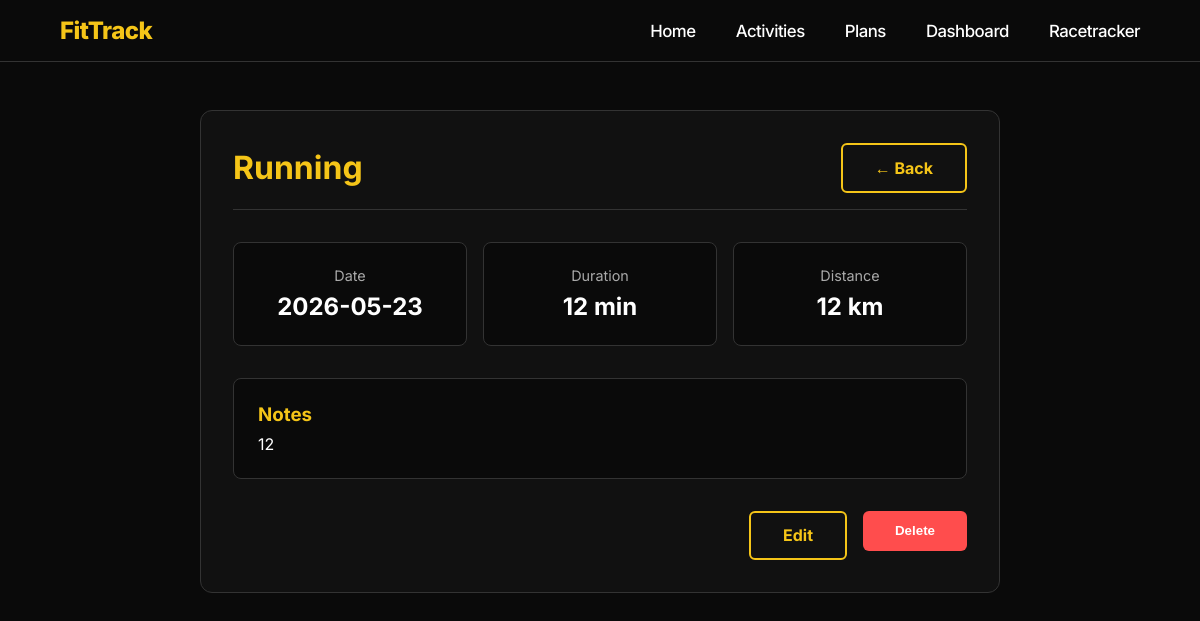
The app's page /activities/a7440071-6572-4ca1-8f5e-7111c76994ad (signed in) with its own data.
### tables this page shows
CREATE TABLE activities (
            id TEXT PRIMARY KEY,
            user_id TEXT NOT NULL,
            type TEXT NOT NULL,
            date TEXT NOT NULL,
            duration INTEGER NOT NULL,
            distance TEXT,
            notes TEXT, route_data TEXT, plan_id TEXT,
            FOREIGN KEY (user_id) REFERENCES users(id)
        );

### routes/activities.py (the view)
@activities.route("/activities/<activity_id>", methods=["GET"])
def view_activity(activity_id):
    if "user_id" not in session:
        return redirect("/login")
    activity = activity_store.get_activity(session["user_id"], activity_id)
    if activity is None:
        return redirect("/activities")
    return render_template(
        "activity_detail.html",
        activity=activity
    )

### data/activity_store.py (called while the page is built)
def get_activity(user_id, activity_id):
    connection = get_connection()
    cursor = connection.cursor()
    row = cursor.execute(
        """
        SELECT * FROM activities
        WHERE user_id = ? AND id = ?
        """,
        (user_id, activity_id)
    ).fetchone()
    connection.close()
    if row is None:
        return None
    return {
        "id": row["id"],
        "user_id": row["user_id"],
        "type": row["type"],
        "date": row["date"],
        "duration": row["duration"],
        "distance": row["distance"],
        "notes": row["notes"],
        "route_data": row["route_data"],
        "plan_id": row["plan_id"],
    }

### data/database.py (called while the page is built)
def get_connection():
    connection = sqlite3.connect(DATABASE_NAME)
    connection.row_factory = sqlite3.Row
    return connection

### templates/activity_detail.html (shortened to what this page needs)
<!DOCTYPE html>
<html lang="en">
<head>
    <link rel="stylesheet" href="/static/css/style.css">
    <link rel="stylesheet" href="https://unpkg.com/leaflet@1.9.4/dist/leaflet.css"/>
</head>
<body>
    {% include "navbar.html" %}
    <main class="detail-container">
        <div class="detail-header">
            <h1>{{ activity.type }}</h1>
            <a href="/activities" class="btn btnb">← Back</a>
        </div>
        <div class="detail-stats">
            <div class="stat-item">
                <span>Date</span>
                <strong>{{ activity.date }}</strong>
            </div>
            <div class="stat-item">
                <span>Duration</span>
                <strong>{{ activity.duration }} min</strong>
            </div>
            <div class="stat-item">
                <span>Distance</span>
                <strong>{{ activity.distance if activity.distance else 'N/A' }} km</strong>
            </div>
        </div>
        {% if activity.notes %}
        <div class="detail-notes">
            <h3 style="color: var(--yellow); margin-bottom: 0.5rem;">Notes</h3>
            <p>{{ activity.notes }}</p>
        </div>
        {% endif %}
        <div style="display: flex; gap: 1rem; justify-content: flex-end;">
            <a href="/activities/{{ activity.id }}/edit" class="btn btnb">Edit</a>
            <form action="/activities/{{ activity.id }}/delete" method="post" style="margin:0;">
                <button type="submit" class="btn" style="background: #ff4d4d; color: white; border: none; cursor: pointer;">Delete</button>
            </form>
        </div>
    </main>
</body>
</html>

### static/css/style.css (style rules this page uses)
:root { --bg: #0a0a0a; --yellow: #f5c518; --text: #ffffff; --text-muted: #aaaaaa; --card: #111111; --border: #333333; }
* { margin: 0; padding: 0; box-sizing: border-box; }
body { background: var(--bg); color: var(--text); font-family: 'Inter', sans-serif; }
.btn { padding: 0.8rem 2rem; border-radius: 0.375rem; text-decoration: none; font-weight: 700; display: inline-block; box-sizing: border-box; }
.btnb { border: 2px solid var(--yellow); color: var(--yellow); background: transparent; }

### templates/activity_detail.html (style rules this page uses)
.detail-container { max-width: 800px; margin: 3rem auto; background: var(--card); border: 1px solid var(--border); border-radius: 12px; padding: 2rem; color: var(--text); }
.detail-header { display: flex; justify-content: space-between; align-items: center; margin-bottom: 2rem; padding-bottom: 1rem; border-bottom: 1px solid var(--border); }
.detail-header h1 { color: var(--yellow); font-size: 2rem; }
.detail-stats { display: grid; grid-template-columns: repeat(3, 1fr); gap: 1rem; margin-bottom: 2rem; }
.stat-item { background: var(--bg); padding: 1.5rem; border-radius: 8px; text-align: center; border: 1px solid var(--border); }
.stat-item span { display: block; color: var(--text-muted); font-size: 0.9rem; margin-bottom: 0.5rem; }
.stat-item strong { font-size: 1.5rem; color: var(--text); }
.detail-notes { background: var(--bg); padding: 1.5rem; border-radius: 8px; margin-bottom: 2rem; border: 1px solid var(--border); }

### records on screen
activities: type "Running", date "2026-05-23", duration "12", distance "12", notes "12"
